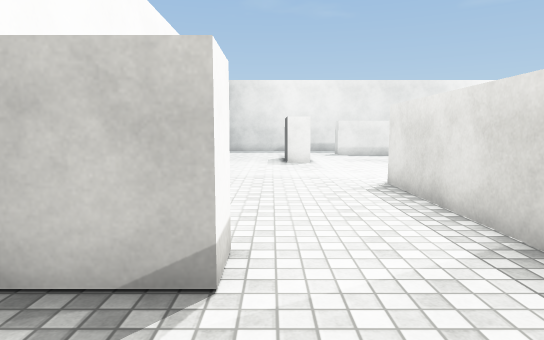
view 1 (above)

24 first-person views from a walk through a 3-D level made in the Unity game engine. The camera is 1.3 m above the floor, tilts 6° down and sees 75° across. The floor is counted in squares, 1 m on a side. Each view is taken from the middle of a square. On the plan, view 1 faces up. The plan holds only what a view shows up to about 15 squares ahead; the rest is blank. The player character is not drawn. Some animated figures are not drawn. Surface patterns are stand-ins for the level's own textures.

view 2
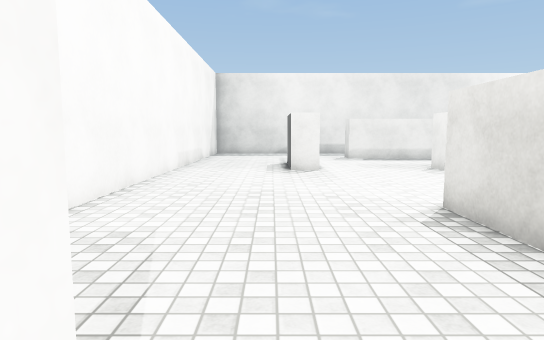

view 3
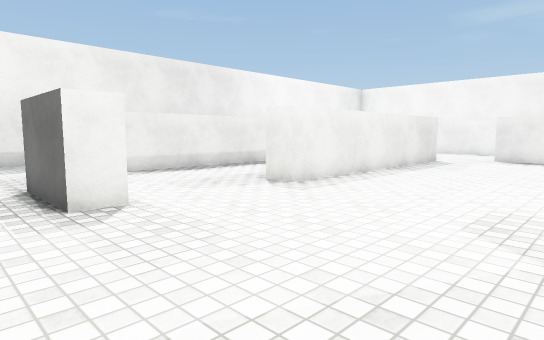

view 4
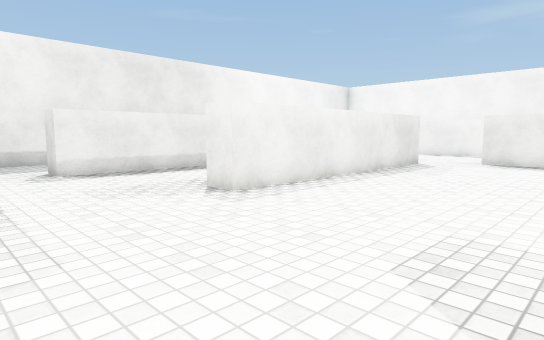

view 5
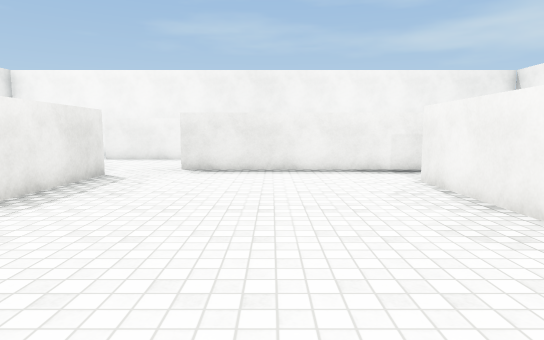

view 6
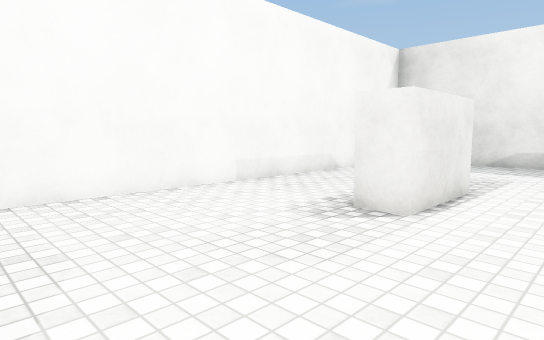

view 7
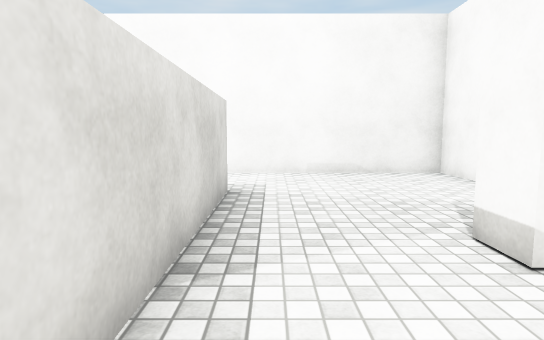

view 8
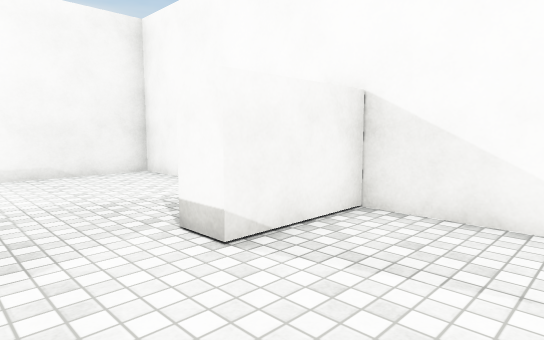

view 9
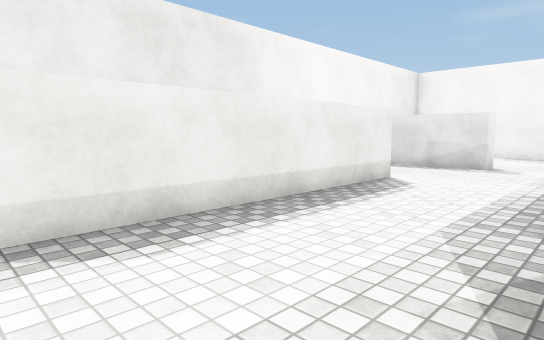

view 10
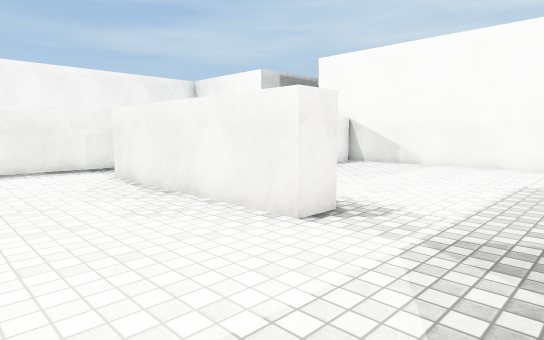

view 11
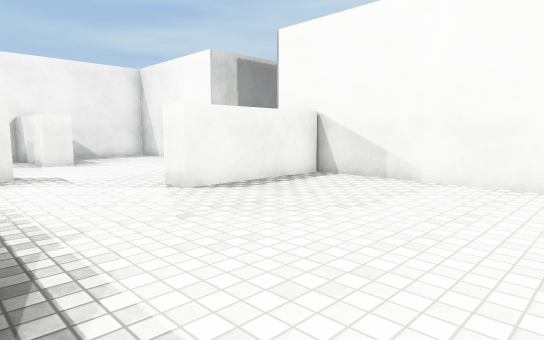

view 12
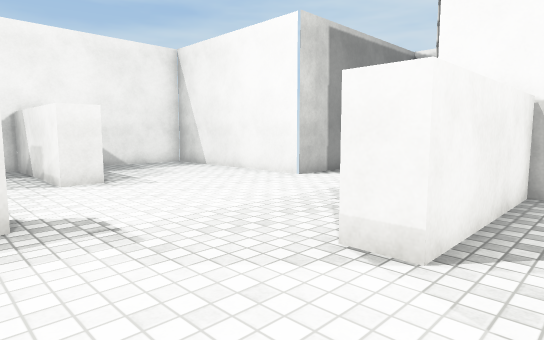

view 13
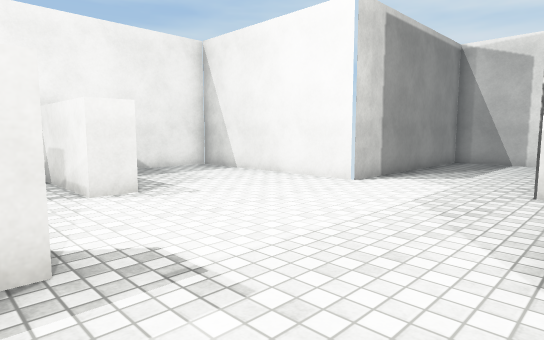

view 14
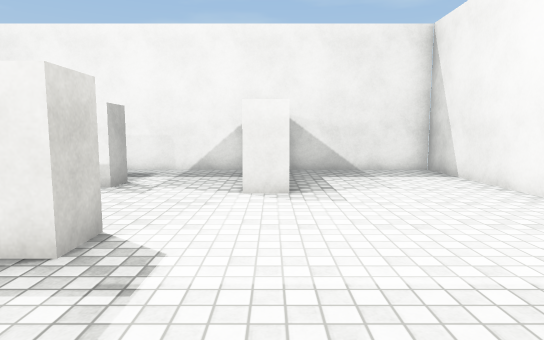

view 15
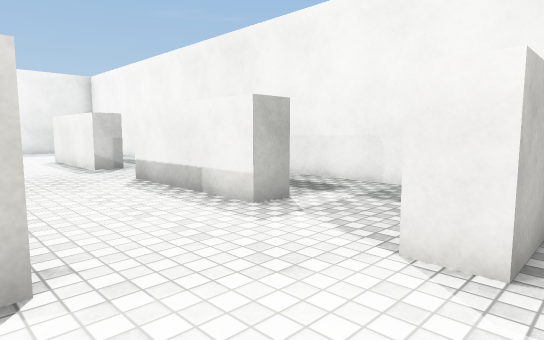

view 16
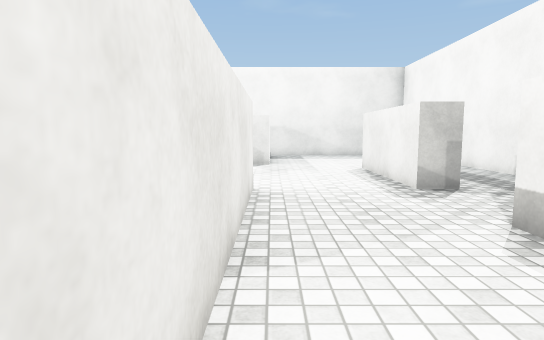

view 17
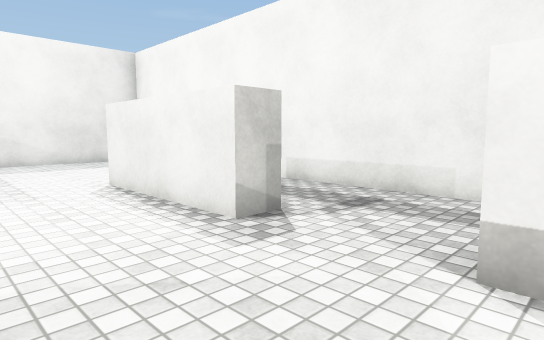

view 18
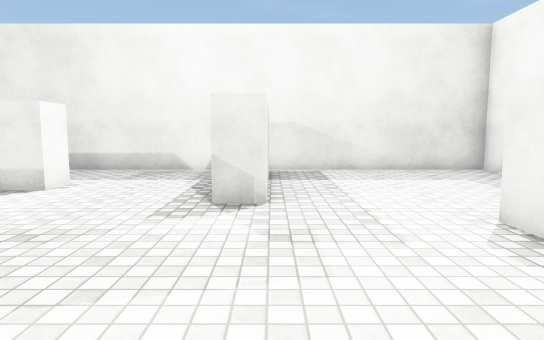

view 19
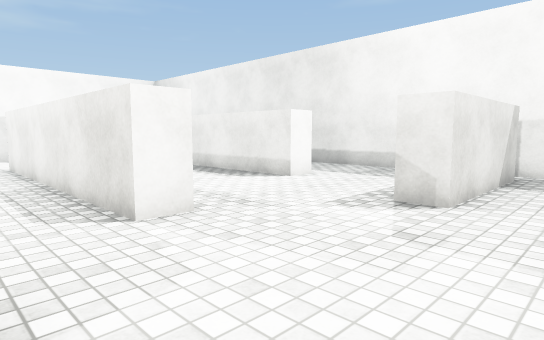

view 20
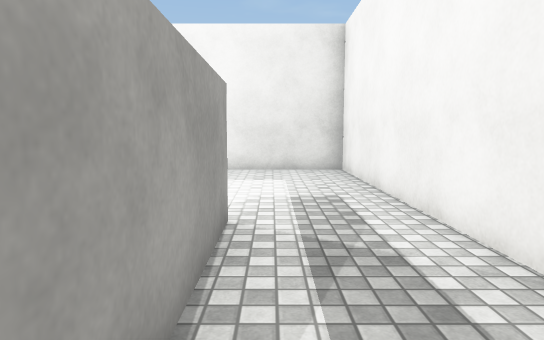

view 21
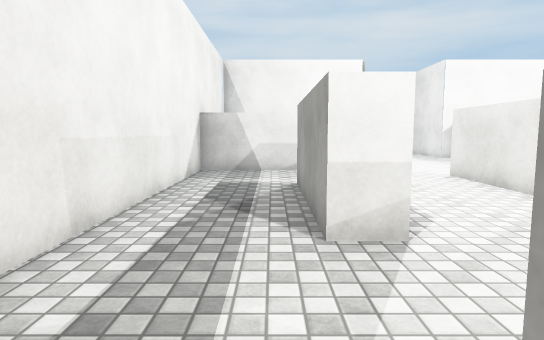

view 22
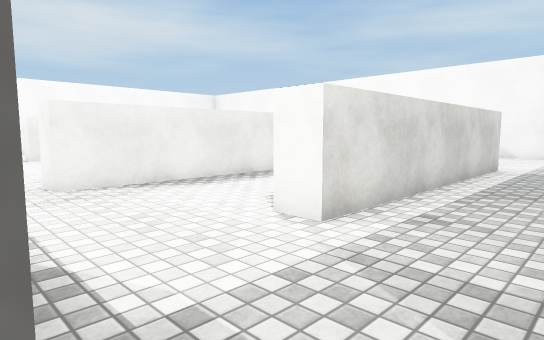

view 23
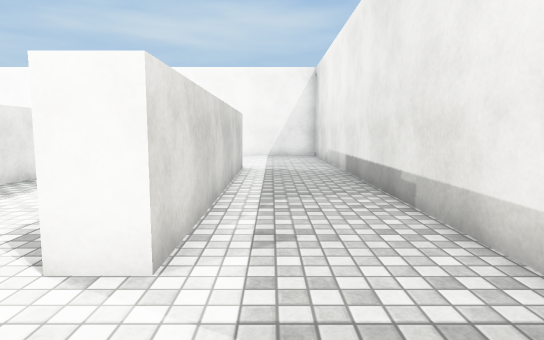

view 24
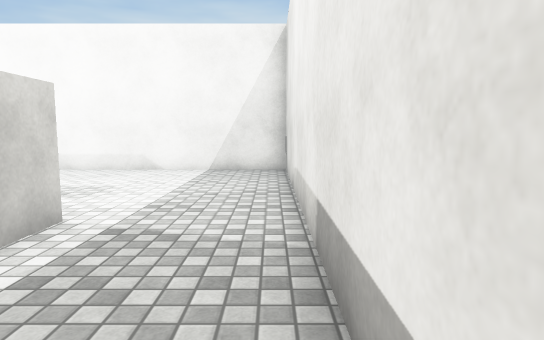

### Floor plan
Points are (right, up) in squares from view 1. A wall is a line through its corners. A room is listed if a view was taken in it or the views show most of it. See-through windows are left out.
Room 1 (views 1, 2, 3, 4, 5, 6, 7, 8, 9, 10, 23, 24)
walls: (6.8, 16.2) (16, 16.2) (16, 15.2) (6, 15.2) (6, 16.2); (1.7, 18.4) (1.7, 15.4) (0.7, 15.4) (0.7, 18.4); (7.4, 6) (14.5, 6); (3.9, 20.9) (3.9, 21.9) (13.9, 21.9) (13.9, 20.9) (3.9, 20.9); (-3.5, 6.4) (-3.5, 3.8) (-0.5, 3.8) (-0.5, 2.8) (-2.2, 2.8); (17.6, 6.5) (17.6, 13.2); (3, -0.9) (3, 9.1); (18.9, 19.4) (17.9, 19.4) (17.9, 23); (-3.5, 25.6) (-3.5, 8.9); (22.4, 13.1) (22.4, 18.2); (16.9, 25.5) (-2.9, 25.5); (-3.5, -2.4) (-3.5, -4.5) (3.5, -4.5)
ways out: opening at (5.7, -3) to room 2; opening at (6, 6.7) to room 2; opening at (16, 6) to room 2; opening at (18.5, 25) to room 2; opening at (20, 13) to room 2; opening at (21.5, 19.8) to room 2
Room 2 (views 11, 12, 13, 14, 15, 16, 17, 18, 19, 20, 21, 22)
walls: (22.4, 4.8) (22.4, 9.8) (23.4, 9.8) (23.4, 4.8) (22.4, 4.8); (23.2, 0.6) (21.5, 0.6) (21.5, 1.6) (26.5, 1.6) (26.5, 25.5) (18.6, 25.5); (18.6, 13) (18.6, 3.2) (17.6, 3.2) (17.6, 6.5); (7.4, 4.9) (7.4, 6); (23.4, 18.2) (23.4, 13.1) (22.4, 13.1); (5.9, -4.5) (13.3, -4.5) (13.3, 0.6) (14.4, 0.6); (19.2, -12.1) (19.2, -4.5) (26.5, -4.5) (26.5, 0.4); (16.2, -12.5) (18.9, -12.5); (18.9, 24.5) (18.9, 19.4)
ways out: opening at (5.7, -3) to room 1; opening at (6, 6.7) to room 1; opening at (16, 6) to room 1; opening at (18.5, 25) to room 1; opening at (20, 13) to room 1; opening at (21.5, 19.8) to room 1

Where each view was taken, in squares from view 1:
view 1: 0 up, 0 right, facing up
view 2: 3 up, 0 right, facing up
view 3: 9 up, 1 left, facing up-right
view 4: 9 up, 1 right, facing up-right
view 5: 10 up, 5 right, facing right
view 6: 10 up, 4 right, facing up-left
view 7: 7 up, 2 right, facing down
view 8: 7 up, 2 right, facing down-left
view 9: 16 up, 4 right, facing up-right
view 10: 10 up, 4 right, facing down-right
view 11: 5 up, 6 right, facing down-right
view 12: 4 up, 12 right, facing down-right
view 13: 4 up, 14 right, facing down-right
view 14: 1 up, 14 right, facing right
view 15: 0 up, 18 right, facing up-right
view 16: 5 up, 19 right, facing up
view 17: 9 up, 19 right, facing up-right
view 18: 13 up, 19 right, facing up
view 19: 13 up, 21 right, facing up-left
view 20: 13 up, 24 right, facing up
view 21: 14 up, 24 right, facing down
view 22: 25 up, 18 right, facing down-left
view 23: 23 up, 17 right, facing left
view 24: 25 up, 9 right, facing left
